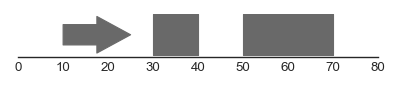

This chart was generated by the following Python code:
import pandas as pd
from matplotlib import pyplot as plt

from geneviz.tracks import plot_tracks
from geneviz.tracks.feature import FeatureTrack

import seaborn as sns
sns.set_style('white')

# Setup features.
features = pd.DataFrame.from_records([
        ('1', 10, 25, 1, 'a', 'a'),
        ('1', 30, 40, None, 'a', 'b'),
        ('1', 50, 70, None, 'a', 'c')
    ], columns=['chromosome', 'start', 'end',
                'strand', 'group', 'type'])  # yapf: disable

# Plot un-grouped.
feat_track = FeatureTrack(data=features)
plot_tracks([feat_track], region=('1', 0, 80), figsize=(5, None), despine=True)

plt.tight_layout()
